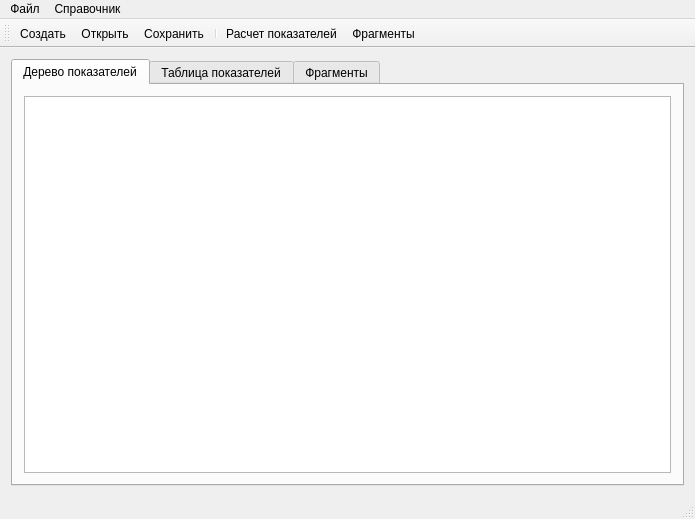
<?xml version="1.0" encoding="UTF-8"?>
<ui version="4.0">
 <class>MainWindow</class>
 <widget class="QMainWindow" name="MainWindow">
  <property name="geometry">
   <rect>
    <x>0</x>
    <y>0</y>
    <width>695</width>
    <height>519</height>
   </rect>
  </property>
  <property name="windowTitle">
   <string>MainWindow</string>
  </property>
  <widget class="QWidget" name="centralWidget">
   <layout class="QHBoxLayout" name="horizontalLayout">
    <item>
     <widget class="QTabWidget" name="tabWidget">
      <property name="currentIndex">
       <number>0</number>
      </property>
      <widget class="QWidget" name="tab">
       <attribute name="title">
        <string>Дерево показателей</string>
       </attribute>
       <layout class="QHBoxLayout" name="horizontalLayout_2">
        <item>
         <widget class="QTreeView" name="treeView">
          <property name="minimumSize">
           <size>
            <width>0</width>
            <height>0</height>
           </size>
          </property>
          <property name="maximumSize">
           <size>
            <width>16777215</width>
            <height>16777215</height>
           </size>
          </property>
          <property name="alternatingRowColors">
           <bool>true</bool>
          </property>
          <property name="sortingEnabled">
           <bool>true</bool>
          </property>
         </widget>
        </item>
       </layout>
      </widget>
      <widget class="QWidget" name="tab_2">
       <attribute name="title">
        <string>Таблица показателей</string>
       </attribute>
       <layout class="QHBoxLayout" name="horizontalLayout_3">
        <item>
         <widget class="QTableView" name="tableView"/>
        </item>
       </layout>
      </widget>
      <widget class="QWidget" name="tab_3">
       <attribute name="title">
        <string>Фрагменты</string>
       </attribute>
       <layout class="QHBoxLayout" name="horizontalLayout_4">
        <item>
         <widget class="QTableView" name="tableView_2"/>
        </item>
       </layout>
      </widget>
     </widget>
    </item>
   </layout>
  </widget>
  <widget class="QStatusBar" name="statusBar"/>
  <widget class="QMenuBar" name="menuBar">
   <property name="geometry">
    <rect>
     <x>0</x>
     <y>0</y>
     <width>695</width>
     <height>21</height>
    </rect>
   </property>
   <widget class="QMenu" name="menu">
    <property name="title">
     <string>Файл</string>
    </property>
    <addaction name="action"/>
    <addaction name="action_2"/>
    <addaction name="action_6"/>
    <addaction name="separator"/>
    <addaction name="action_4"/>
    <addaction name="separator"/>
    <addaction name="action_3"/>
   </widget>
   <widget class="QMenu" name="menu_2">
    <property name="title">
     <string>Справочник</string>
    </property>
    <addaction name="action_5"/>
   </widget>
   <addaction name="menu"/>
   <addaction name="menu_2"/>
  </widget>
  <widget class="QToolBar" name="toolBar">
   <property name="windowTitle">
    <string>toolBar</string>
   </property>
   <attribute name="toolBarArea">
    <enum>TopToolBarArea</enum>
   </attribute>
   <attribute name="toolBarBreak">
    <bool>false</bool>
   </attribute>
   <addaction name="action"/>
   <addaction name="action_2"/>
   <addaction name="action_6"/>
   <addaction name="separator"/>
   <addaction name="action_4"/>
   <addaction name="action_5"/>
  </widget>
  <action name="action">
   <property name="icon">
    <iconset resource="enegresources.qrc">
     <normaloff>:/icons/basicons/new-document-button.png</normaloff>:/icons/basicons/new-document-button.png</iconset>
   </property>
   <property name="text">
    <string>Создать</string>
   </property>
  </action>
  <action name="action_2">
   <property name="icon">
    <iconset resource="enegresources.qrc">
     <normaloff>:/icons/basicons/file-folder.png</normaloff>:/icons/basicons/file-folder.png</iconset>
   </property>
   <property name="text">
    <string>Открыть</string>
   </property>
  </action>
  <action name="action_3">
   <property name="icon">
    <iconset resource="enegresources.qrc">
     <normaloff>:/icons/basicons/enter.png</normaloff>:/icons/basicons/enter.png</iconset>
   </property>
   <property name="text">
    <string>Выход</string>
   </property>
  </action>
  <action name="action_5">
   <property name="icon">
    <iconset resource="enegresources.qrc">
     <normaloff>:/icons/basicons/info-round-button.png</normaloff>:/icons/basicons/info-round-button.png</iconset>
   </property>
   <property name="text">
    <string>Фрагменты</string>
   </property>
  </action>
  <action name="action_6">
   <property name="icon">
    <iconset resource="enegresources.qrc">
     <normaloff>:/icons/basicons/save-icon.png</normaloff>:/icons/basicons/save-icon.png</iconset>
   </property>
   <property name="text">
    <string>Сохранить</string>
   </property>
  </action>
  <action name="action_4">
   <property name="icon">
    <iconset resource="enegresources.qrc">
     <normaloff>:/icons/basicons/calculator-with-six-buttons.png</normaloff>:/icons/basicons/calculator-with-six-buttons.png</iconset>
   </property>
   <property name="text">
    <string>Расчет показателей</string>
   </property>
  </action>
 </widget>
 <layoutdefault spacing="6" margin="11"/>
 <tabstops>
  <tabstop>treeView</tabstop>
 </tabstops>
 <resources>
  <include location="enegresources.qrc"/>
 </resources>
 <connections/>
</ui>
